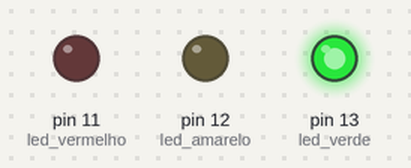
Bench run of a sketch on a simulated Arduino Uno, built with avr-gcc and run on an emulated ATmega328P. Parts: output pins drawn as LEDs (lit = HIGH).

Above: at 2.5 s.
At 6.0 s:
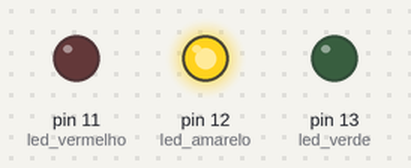
At 9.0 s:
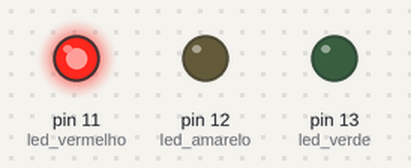
Timing chart, 0 to 14.3 s (numbered marks = the images above):
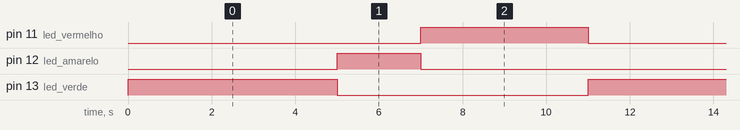

Measured:
- by itself, pin 11 (led_vermelho): alternates HIGH for 4.0 s and LOW for 7.0 s
- by itself, pin 12 (led_amarelo): alternates HIGH for 2.0 s and LOW for 9.0 s
- by itself, pin 13 (led_verde): alternates HIGH for 5.0 s and LOW for 6.0 s

The sketch:

semaforo_simples.ino
```cpp
//semáforo
 int t1 = 5000;
 int t2 = 2000;
 int t3 = 4000;
void setup()
{
  pinMode(11, OUTPUT);//led vermelho
  pinMode(12, OUTPUT);//led amarelo
  pinMode(13, OUTPUT);//led verde
}

void loop()
{
  digitalWrite(13, HIGH);//nível alto
  delay(t1); // temporizador
  digitalWrite(13, LOW);//nível baixo
  digitalWrite(12, HIGH);
  delay(t2); // temporizador
  digitalWrite(12, LOW);
  digitalWrite(11, HIGH);
  delay(t3);
  digitalWrite(11, LOW);
}
```
